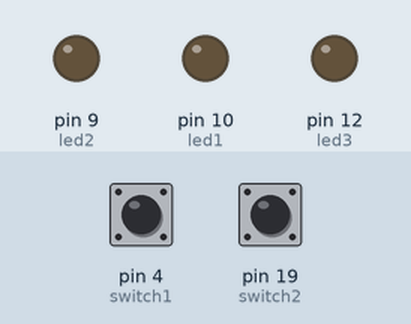
Bench run of a sketch on a simulated Arduino Leonardo, built with avr-gcc and run on an emulated ATmega32U4. Shown: output pins drawn as LEDs (lit = HIGH). Dashed ring = blinking. The inputs (shaded band) are chosen by the test bench; at power-on: pin 4 (switch1) LOW, pin 19 (switch2) LOW. What the sketch prints to the serial monitor is not drawn.

Above: at 1.2 s.
1.3 s: pin 4 (switch1) pulled HIGH for 0.15 s
At 1.8 s:
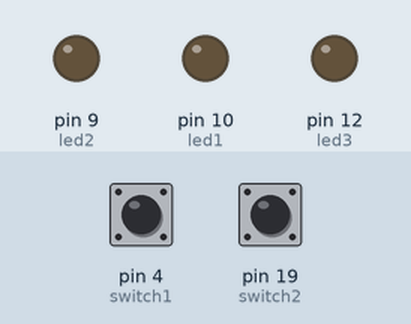
3.0 s: pin 19 (switch2) pulled HIGH for 0.15 s
At 3.2 s:
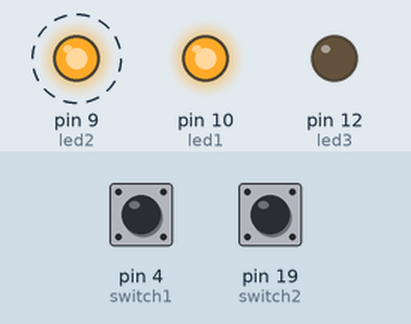
6.0 s: pin 19 (switch2) pulled HIGH for 3.2 s
At 6.53 s:
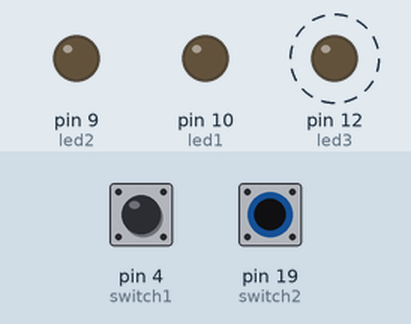
10.7 s: pin 4 (switch1) pulled HIGH for 3.2 s
At 11.03 s:
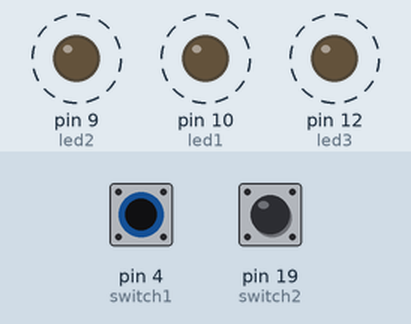
Timing chart, 0 to 15.5 s (numbered marks = the images above; inputs shaded):
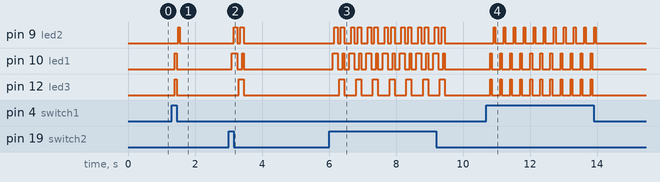

The sketch:

sketch_apr24a.ino
```cpp
/*  This code was written for the Stitch the Loop e-textiles curriculum by the
Exploring Computer Science e-textiles team. ECS 2018 GPL V3 for non commercial use.
ECS 2018 CC- BY NC SA.  */

/*
◇◇◇◇◇◇◇◇◇◇◇◇◇◇◇◇◇◇◇◇◇◇◇◇◇◇◇◇◇◇◇◇◇◇◇◇◇◇◇◇◇◇◇◇◇◇◇◇◇◇◇◇◇◇◇◇◇◇◇◇◇◇◇◇◇◇
This program is an EXAMPLE of the many possible solutions.  This code will compile as is.
◇◇◇◇◇◇◇◇◇◇◇◇◇◇◇◇◇◇◇◇◇◇◇◇◇◇◇◇◇◇◇◇◇◇◇◇◇◇◇◇◇◇◇◇◇◇◇◇◇◇◇◇◇◇◇◇◇◇◇◇◇◇◇◇◇◇

*/
/*  STUDENT META HERE
STUDENT NAME(S) Vincent Whitney
 Date Written
Brief description of what program does here.
*/


/*
 This is an example of code that ECS leaders used to make
 lights blink in four different ways with a pizza cart
 (four lights on the umbrella).
 Lights were attached to pins 2, 3, 10, and 9.
 We used the two button switches on the Circuit Playground
 (connected to 4 & 19).
 */

 // The first section is where to declare global objects and call up additional files the program needs to use.

int led1 = 10; //We named each led to make it easier to code
int led2 = 9;
int led3 = 12;
int switch1 = 4;
int switch2 = 19; //We named our switches
int delaytime1 = 50; //We also created a fun variable that makes it easier to
//change the speed of one blinking pattern


void setup() {
  // The second section is for things that only need to be done once at the beginning of the program.

  Serial.begin(9600);   //start serial connection
  pinMode(switch1, INPUT); //Set switches to inputs
  pinMode(switch2, INPUT);
  pinMode(led1, OUTPUT); //Set lights to outputs
  pinMode(led2, OUTPUT);
  pinMode(led3, OUTPUT);
}

void loop() {
 /* The third section is for things that happen repeatedly in the program loop
while the program is running. The code is executed in the order coded. */

  int switch1storage = digitalRead(switch1);
  int switch2storage = digitalRead(switch2);
  Serial.println(switch1storage, switch2storage);
  /*The three lines above make the computer 1) look at
    whether the switches are open (i.e., "read" them)
    and print 1 or 0 to the serial monitor so we can look at them
 */
  delay (100); //delay for 1/10 of a second every time it reads the switches
  if (switch1storage == HIGH && switch2storage == HIGH) { //if both switches are off
    blinkingPattern1();
  }
  else if (switch1storage == HIGH && switch2storage == LOW){ //if switch1 is off and switch2 is on
   blinkingPattern2();
  }

  else if (switch1storage == LOW && switch2storage == HIGH){ //if switch1 is on and switch2 is off
    blinkingPattern3();
  }
  else { //or if both switches are on
    allOff();
  }
}

// The fourth section is for functions that are called up by the third section.
/*Below we say what each blinking pattern does using
 "functions" or "procedures" in Arduino.
 - blinkingPattern1 turns each light on in turn,
 and then goes backwards to turn each one off.
 (If we want this pattern to go faster or slower
 we just change the value of "delaytime1" in the
 NAMING SECTION at the top).
 - blinkingPattern2 blinks  all the lights on
 and off
 - blinkingPattern3 turns all the lights on
 - Alloff turns all the lights off
 */
void blinkingPattern1(){
 digitalWrite(led1, HIGH);
 delay(delaytime1);
 digitalWrite(led1, LOW);
 delay(delaytime1);
 digitalWrite(led2, HIGH);
 delay(delaytime1);
 digitalWrite(led2, LOW);
 delay(delaytime1);
 digitalWrite(led3, HIGH);
 delay(delaytime1);
 digitalWrite(led3, LOW);
 delay(delaytime1);
  digitalWrite(led3, HIGH);
 delay(delaytime1);
 digitalWrite(led3, LOW);
 delay(delaytime1);
 digitalWrite(led2, HIGH);
 delay(delaytime1);
 digitalWrite(led2, LOW);
 delay(delaytime1);
 digitalWrite(led1, HIGH);
 delay(delaytime1);
 digitalWrite(led1, LOW);
 delay(delaytime1);
}

void blinkingPattern2()
{
 digitalWrite(led1, HIGH);
 digitalWrite(led2, LOW);
 digitalWrite(led3, HIGH);
 delay(delaytime1);
 digitalWrite(led1, LOW);
 digitalWrite(led2, LOW);
 digitalWrite(led3, LOW);
 delay(delaytime1);
 digitalWrite(led1, LOW);
 digitalWrite(led2, HIGH);
 digitalWrite(led3, LOW);
 delay(delaytime1);
 digitalWrite(led1, LOW);
 digitalWrite(led2, LOW);
 digitalWrite(led3, LOW);
 delay(delaytime1);
}

void blinkingPattern3(){
 digitalWrite(led1, HIGH);
 delay(delaytime1);
 digitalWrite(led2, HIGH);
 delay(delaytime1);
 digitalWrite(led2, HIGH);
 delay(delaytime1);
 digitalWrite(led1, LOW);
 digitalWrite(led2, LOW);
 digitalWrite(led3, LOW);
 delay(delaytime1);
 digitalWrite(led3, HIGH);
 delay(delaytime1);
 digitalWrite(led2, HIGH);
 delay(delaytime1);
 digitalWrite(led1, HIGH);
 delay(delaytime1);
 digitalWrite(led1, LOW);
 digitalWrite(led2, LOW);
 digitalWrite(led3, LOW);
 delay(delaytime1);
}

void allOff(){
 digitalWrite(led1, LOW);
 digitalWrite(led2, LOW);
 digitalWrite(led3, LOW);
}
```

Measured:
- after the input at 1.3 s, pin 9 (led2): LOW → HIGH after 0.20 s, → LOW 0.05 s later; pin 10 (led1), pin 12 (led3): LOW → HIGH after 0.10 s, → LOW 0.05 s later
- after the input at 3.0 s, pin 9 (led2): alternates HIGH for 0.10 s and LOW for 0.10 s, 4 changes in all, then stays LOW, starting after 0.15 s; pin 10 (led1): LOW → HIGH after 0.10 s, → LOW 0.15 s later, → HIGH 0.15 s later, → LOW 0.05 s later; pin 12 (led3): LOW → HIGH after 0.30 s, → LOW 0.15 s later
- after the input at 6.0 s, pin 9 (led2): LOW → HIGH after 0.16 s, then repeats every 0.50 s: LOW 0.10 s, HIGH 0.10 s, LOW 0.20 s, HIGH 0.10 s, until it stays LOW from 9.5 s; pin 10 (led1): LOW → HIGH after 0.11 s, then repeats every 0.50 s: LOW 0.15 s, HIGH 0.05 s, LOW 0.15 s, HIGH 0.15 s, until it stays LOW from 9.5 s
- after the input at 10.7 s, pin 9 (led2): alternates HIGH for 0.05 s and LOW for 0.25 s, 22 changes in all, then stays LOW, starting after 0.21 s; pin 10 (led1), pin 12 (led3): alternates HIGH for 0.05 s and LOW for 0.25 s, 22 changes in all, then stays LOW, starting after 0.11 s
